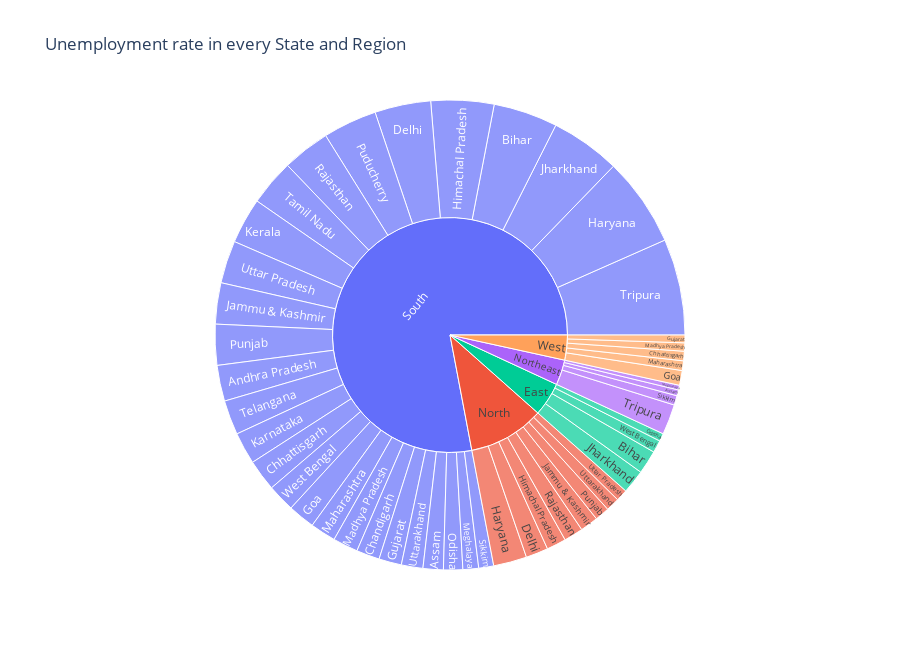

The code cell stored with this chart in its notebook:
### Code cell
unemployment = df[["State", "Region", "EUR"]]

fig = px.sunburst(unemployment, path=['Region','State'], values='EUR',
                  title= 'Unemployment rate in every State and Region', height=650)
fig.show()

### Figure 1 — Plotly figure (JSON) as saved in the notebook; plotly's stock layout.template omitted (floating-point values rounded to 4 significant figures)
{"data": [{"branchvalues": "total", "domain": {"x": [0, 1], "y": [0, 1]}, "hovertemplate": "labels=%{label}<br>EUR=%{value}<br>parent=%{parent}<br>id=%{id}<extra></extra>", "ids": ["South/Andhra Pradesh", "Northeast/Assam", "South/Assam", "East/Bihar", "South/Bihar", "South/Chandigarh", "South/Chhattisgarh", "West/Chhattisgarh", "North/Delhi", "South/Delhi", "South/Goa", "West/Goa", "South/Gujarat", "West/Gujarat", "North/Haryana", "South/Haryana", "North/Himachal Pradesh", "South/Himachal Pradesh", "North/Jammu & Kashmir", "South/Jammu & Kashmir", "East/Jharkhand", "South/Jharkhand", "South/Karnataka", "South/Kerala", "South/Madhya Pradesh", "West/Madhya Pradesh", "South/Maharashtra", "West/Maharashtra", "Northeast/Meghalaya", "South/Meghalaya", "East/Odisha", "South/Odisha", "South/Puducherry", "North/Punjab", "South/Punjab", "North/Rajasthan", "South/Rajasthan", "Northeast/Sikkim", "South/Sikkim", "South/Tamil Nadu", "South/Telangana", "Northeast/Tripura", "South/Tripura", "North/Uttar Pradesh", "South/Uttar Pradesh", "North/Uttarakhand", "South/Uttarakhand", "East/West Bengal", "South/West Bengal", "East", "North", "Northeast", "South", "West"], "labels": ["Andhra Pradesh", "Assam", "Assam", "Bihar", "Bihar", "Chandigarh", "Chhattisgarh", "Chhattisgarh", "Delhi", "Delhi", "Goa", "Goa", "Gujarat", "Gujarat", "Haryana", "Haryana", "Himachal Pradesh", "Himachal Pradesh", "Jammu & Kashmir", "Jammu & Kashmir", "Jharkhand", "Jharkhand", "Karnataka", "Kerala", "Madhya Pradesh", "Madhya Pradesh", "Maharashtra", "Maharashtra", "Meghalaya", "Meghalaya", "Odisha", "Odisha", "Puducherry", "Punjab", "Punjab", "Rajasthan", "Rajasthan", "Sikkim", "Sikkim", "Tamil Nadu", "Telangana", "Tripura", "Tripura", "Uttar Pradesh", "Uttar Pradesh", "Uttarakhand", "Uttarakhand", "West Bengal", "West Bengal", "East", "North", "Northeast", "South", "West"], "name": "", "parents": ["South", "Northeast", "South", "East", "South", "South", "South", "West", "North", "South", "South", "West", "South", "West", "North", "South", "North", "South", "North", "South", "East", "South", "South", "South", "South", "West", "South", "West", "Northeast", "South", "East", "South", "South", "North", "South", "North", "South", "Northeast", "South", "South", "South", "Northeast", "South", "North", "South", "North", "South", "East", "South", "", "", "", "", ""], "type": "sunburst", "values": [296, 48.56, 167.1, 194.7, 529.7, 191.9, 258.7, 78.19, 184.1, 461.9, 222.6, 121.7, 186.6, 63.76, 274.8, 735.9, 160.7, 519.1, 148.3, 340.0, 195.4, 576.4, 263.6, 377.8, 207.4, 68.54, 211.6, 79.79, 38.66, 129.6, 64.62, 158.4, 445.0, 119.8, 336.9, 158.7, 393.6, 78.34, 123.2, 381.8, 285.0, 250.6, 793.8, 97.37, 351.4, 111.6, 177.7, 101.9, 227.5, 556.6, 1255.0, 416.1, 9350.0, 411.9]}], "layout": {"height": 650, "legend": {"tracegroupgap": 0}, "title": {"text": "Unemployment rate in every State and Region"}}}
